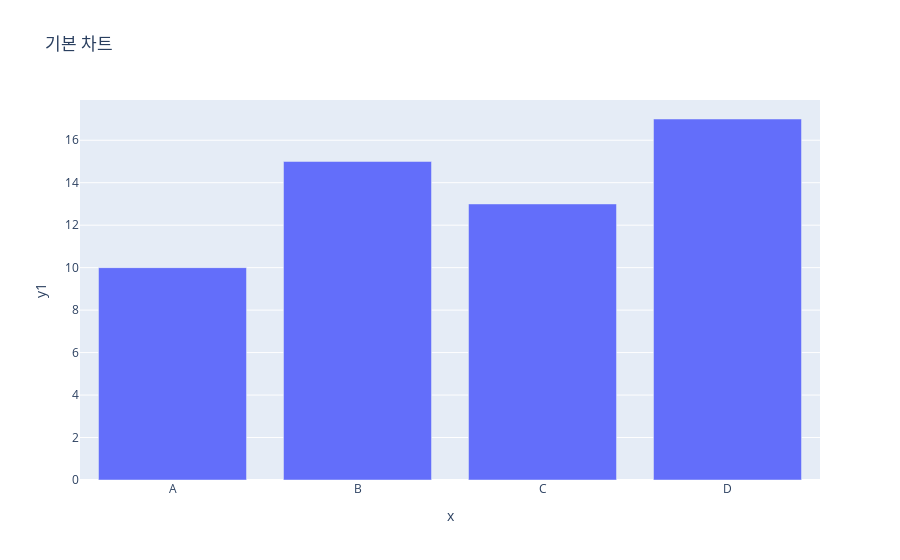

Notebook source saved alongside this figure:
### Code cell
fig = px.bar(data, x='x', y='y1', title='기본 차트')
fig.show()

### Figure 1 — Plotly figure (JSON) as saved in the notebook; plotly's stock layout.template omitted (floating-point values rounded to 4 significant figures)
{"data": [{"alignmentgroup": "True", "hovertemplate": "x=%{x}<br>y1=%{y}<extra></extra>", "legendgroup": "", "marker": {"color": "#636efa", "pattern": {"shape": ""}}, "name": "", "offsetgroup": "", "orientation": "v", "showlegend": false, "textposition": "auto", "type": "bar", "x": ["A", "B", "C", "D"], "xaxis": "x", "y": [10, 15, 13, 17], "yaxis": "y"}], "layout": {"barmode": "relative", "legend": {"tracegroupgap": 0}, "title": {"text": "기본 차트"}, "xaxis": {"anchor": "y", "domain": [0, 1], "title": {"text": "x"}}, "yaxis": {"anchor": "x", "domain": [0, 1], "title": {"text": "y1"}}}}
